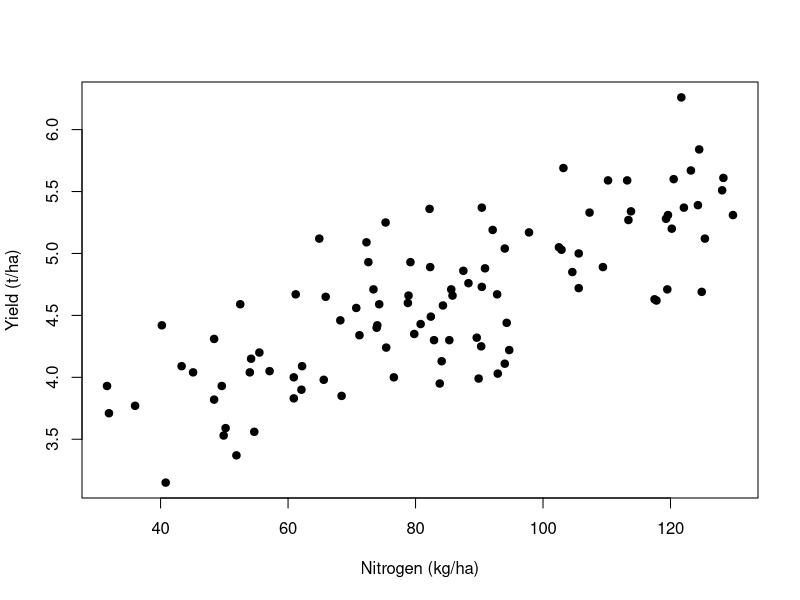
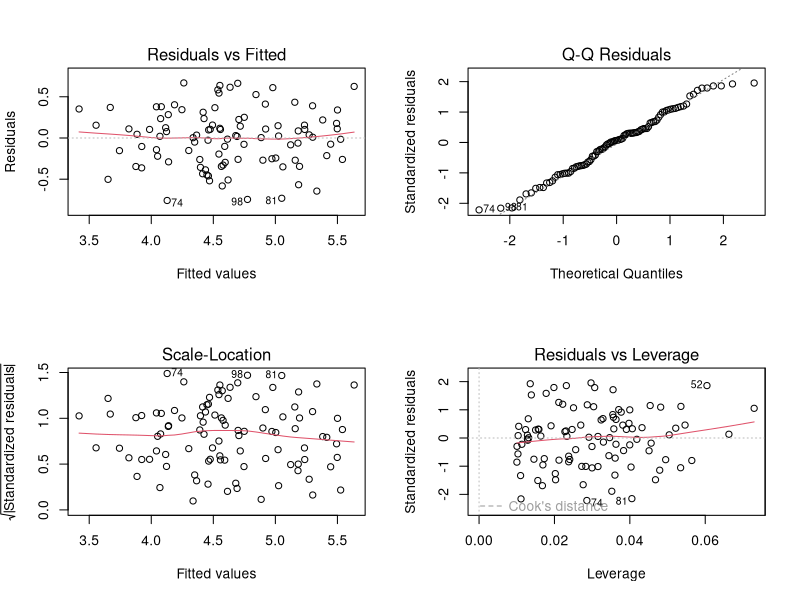

Write R code to recreate these figures, in order.
## ---- chunk 1
farm <- read.csv("data/farm_yield.csv")
plot(yield_t_ha ~ nitrogen_kg_ha, farm, pch = 19,
     xlab = "Nitrogen (kg/ha)", ylab = "Yield (t/ha)")
cor.test(farm$nitrogen_kg_ha, farm$yield_t_ha, method = "pearson")
cor.test(farm$nitrogen_kg_ha, farm$yield_t_ha, method = "spearman", exact = FALSE)
## ---- chunk 2
simple <- lm(yield_t_ha ~ nitrogen_kg_ha, data = farm)
summary(simple)
confint(simple)
## ---- chunk 3
x <- farm$nitrogen_kg_ha
y <- farm$yield_t_ha
b1 <- sum((x - mean(x)) * (y - mean(y))) / sum((x - mean(x))^2)
b0 <- mean(y) - b1 * mean(x)
rbind(manual = c(intercept = b0, slope = b1), lm = unname(coef(simple)))
## ---- chunk 4
multiple <- lm(yield_t_ha ~ nitrogen_kg_ha + rainfall_mm, data = farm)
summary(multiple)
confint(multiple)
## ---- chunk 5
old <- par(mfrow = c(2, 2))
plot(multiple)
par(old)
head(sort(cooks.distance(multiple), decreasing = TRUE))
## ---- chunk 6
trial <- read.csv("data/crop_trial.csv")
trial$variety <- factor(trial$variety, levels = c("A", "B"))
trial$block <- factor(trial$block)
variety_model <- lm(yield_t_ha ~ block + treatment + variety, data = trial)
coef(variety_model)
## ---- chunk 7
rss <- sum(residuals(multiple)^2)
tss <- sum((farm$yield_t_ha - mean(farm$yield_t_ha))^2)
c(manual_R_squared = 1 - rss / tss,
  reported_R_squared = summary(multiple)$r.squared,
  residual_standard_error = sqrt(rss / df.residual(multiple)))
## ---- chunk 8
quadratic <- lm(yield_t_ha ~ nitrogen_kg_ha + I(nitrogen_kg_ha^2) + rainfall_mm,
                 data = farm)
summary(quadratic)
## ---- chunk 9
new_farm <- data.frame(nitrogen_kg_ha = 80, rainfall_mm = 650)
predict(multiple, new_farm, interval = "confidence")
predict(multiple, new_farm, interval = "prediction")
set.seed(531)
train_id <- sample(seq_len(nrow(farm)), size = 75)
train <- farm[train_id, ]
test <- farm[-train_id, ]
fit_train <- lm(yield_t_ha ~ nitrogen_kg_ha + rainfall_mm, data = train)
pred <- predict(fit_train, test)
baseline <- rep(mean(train$yield_t_ha), nrow(test))
data.frame(method = c("Regression", "Training mean"),
           RMSE = c(sqrt(mean((test$yield_t_ha - pred)^2)),
                    sqrt(mean((test$yield_t_ha - baseline)^2))),
           MAE = c(mean(abs(test$yield_t_ha - pred)),
                   mean(abs(test$yield_t_ha - baseline))))
